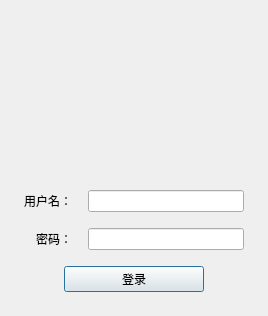
<?xml version="1.0" encoding="UTF-8"?>
<ui version="4.0">
 <class>Login</class>
 <widget class="QDialog" name="Login">
  <property name="geometry">
   <rect>
    <x>0</x>
    <y>0</y>
    <width>268</width>
    <height>316</height>
   </rect>
  </property>
  <property name="sizePolicy">
   <sizepolicy hsizetype="Expanding" vsizetype="Expanding">
    <horstretch>0</horstretch>
    <verstretch>0</verstretch>
   </sizepolicy>
  </property>
  <property name="minimumSize">
   <size>
    <width>268</width>
    <height>316</height>
   </size>
  </property>
  <property name="maximumSize">
   <size>
    <width>268</width>
    <height>316</height>
   </size>
  </property>
  <property name="windowTitle">
   <string>Dialog</string>
  </property>
  <property name="locale">
   <locale language="Chinese" country="China"/>
  </property>
  <layout class="QVBoxLayout" name="verticalLayout_2">
   <property name="spacing">
    <number>16</number>
   </property>
   <property name="leftMargin">
    <number>24</number>
   </property>
   <property name="topMargin">
    <number>24</number>
   </property>
   <property name="rightMargin">
    <number>24</number>
   </property>
   <property name="bottomMargin">
    <number>24</number>
   </property>
   <item>
    <layout class="QHBoxLayout" name="horizontalLayout_5">
     <item>
      <spacer name="horizontalSpacer_4">
       <property name="orientation">
        <enum>Qt::Horizontal</enum>
       </property>
       <property name="sizeHint" stdset="0">
        <size>
         <width>40</width>
         <height>20</height>
        </size>
       </property>
      </spacer>
     </item>
     <item>
      <widget class="QLabel" name="label">
       <property name="text">
        <string/>
       </property>
       <property name="pixmap">
        <pixmap resource="../icons.qrc">:/images/headicon.png</pixmap>
       </property>
      </widget>
     </item>
     <item>
      <spacer name="horizontalSpacer_3">
       <property name="orientation">
        <enum>Qt::Horizontal</enum>
       </property>
       <property name="sizeHint" stdset="0">
        <size>
         <width>40</width>
         <height>20</height>
        </size>
       </property>
      </spacer>
     </item>
    </layout>
   </item>
   <item>
    <widget class="QLabel" name="lbl_errmsg">
     <property name="text">
      <string/>
     </property>
    </widget>
   </item>
   <item>
    <layout class="QHBoxLayout" name="horizontalLayout">
     <item>
      <widget class="QLabel" name="lbl_name">
       <property name="text">
        <string>用户名：</string>
       </property>
      </widget>
     </item>
     <item>
      <widget class="QLineEdit" name="edt_name"/>
     </item>
    </layout>
   </item>
   <item>
    <layout class="QHBoxLayout" name="horizontalLayout_2">
     <item>
      <widget class="QLabel" name="lbl_password">
       <property name="text">
        <string>　密码：</string>
       </property>
      </widget>
     </item>
     <item>
      <widget class="QLineEdit" name="edt_password">
       <property name="echoMode">
        <enum>QLineEdit::Password</enum>
       </property>
      </widget>
     </item>
    </layout>
   </item>
   <item>
    <layout class="QHBoxLayout" name="horizontalLayout_3">
     <item>
      <spacer name="horizontalSpacer">
       <property name="orientation">
        <enum>Qt::Horizontal</enum>
       </property>
       <property name="sizeType">
        <enum>QSizePolicy::Preferred</enum>
       </property>
       <property name="sizeHint" stdset="0">
        <size>
         <width>40</width>
         <height>20</height>
        </size>
       </property>
      </spacer>
     </item>
     <item>
      <widget class="QPushButton" name="btn_login">
       <property name="text">
        <string>登录</string>
       </property>
      </widget>
     </item>
     <item>
      <spacer name="horizontalSpacer_2">
       <property name="orientation">
        <enum>Qt::Horizontal</enum>
       </property>
       <property name="sizeType">
        <enum>QSizePolicy::Preferred</enum>
       </property>
       <property name="sizeHint" stdset="0">
        <size>
         <width>40</width>
         <height>20</height>
        </size>
       </property>
      </spacer>
     </item>
    </layout>
   </item>
  </layout>
 </widget>
 <resources>
  <include location="../icons.qrc"/>
 </resources>
 <connections>
  <connection>
   <sender>btn_login</sender>
   <signal>clicked()</signal>
   <receiver>Login</receiver>
   <slot>update()</slot>
   <hints>
    <hint type="sourcelabel">
     <x>135</x>
     <y>259</y>
    </hint>
    <hint type="destinationlabel">
     <x>135</x>
     <y>148</y>
    </hint>
   </hints>
  </connection>
 </connections>
</ui>
